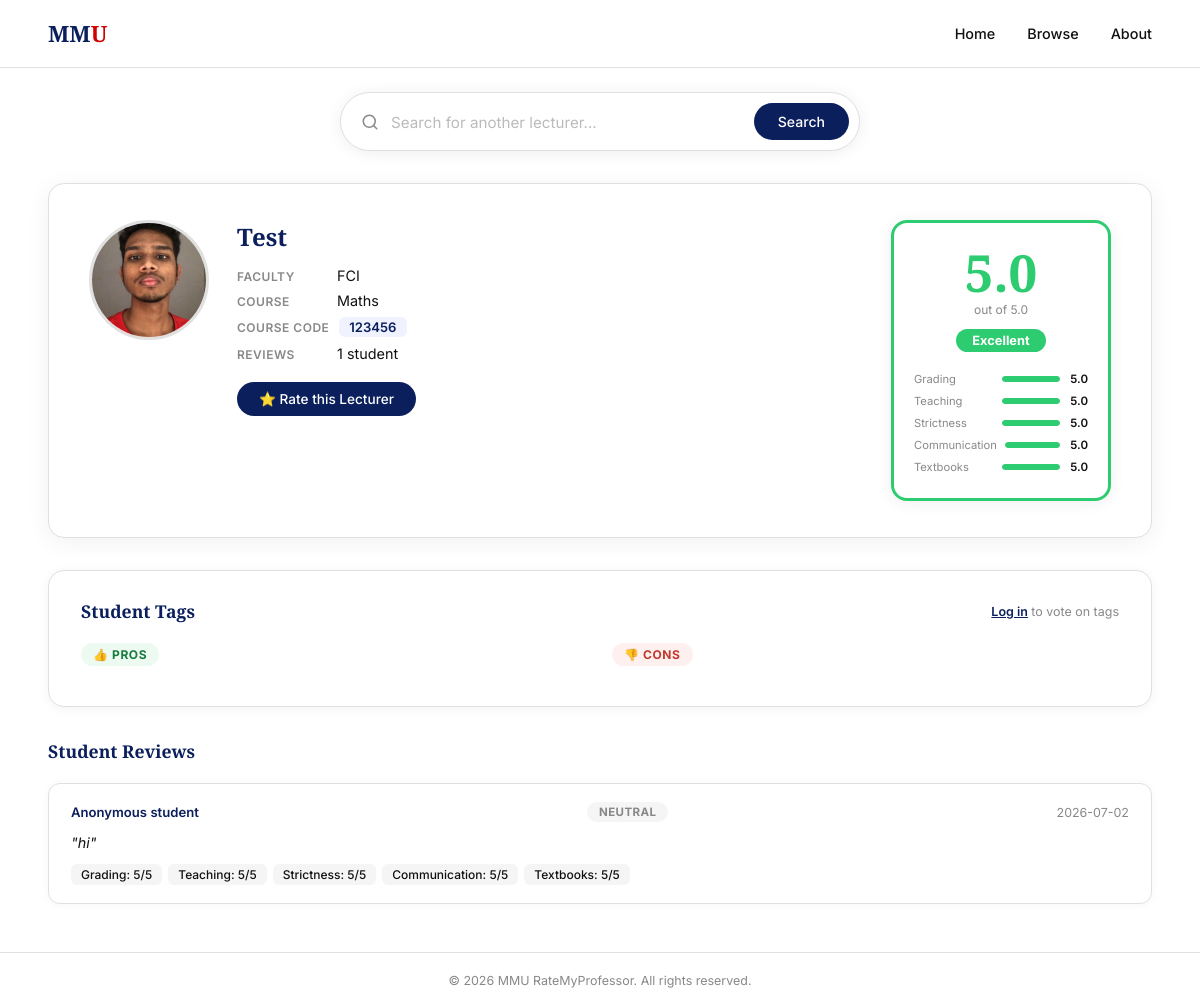
/lecturer/1, run on an earlier commit of the app's database.
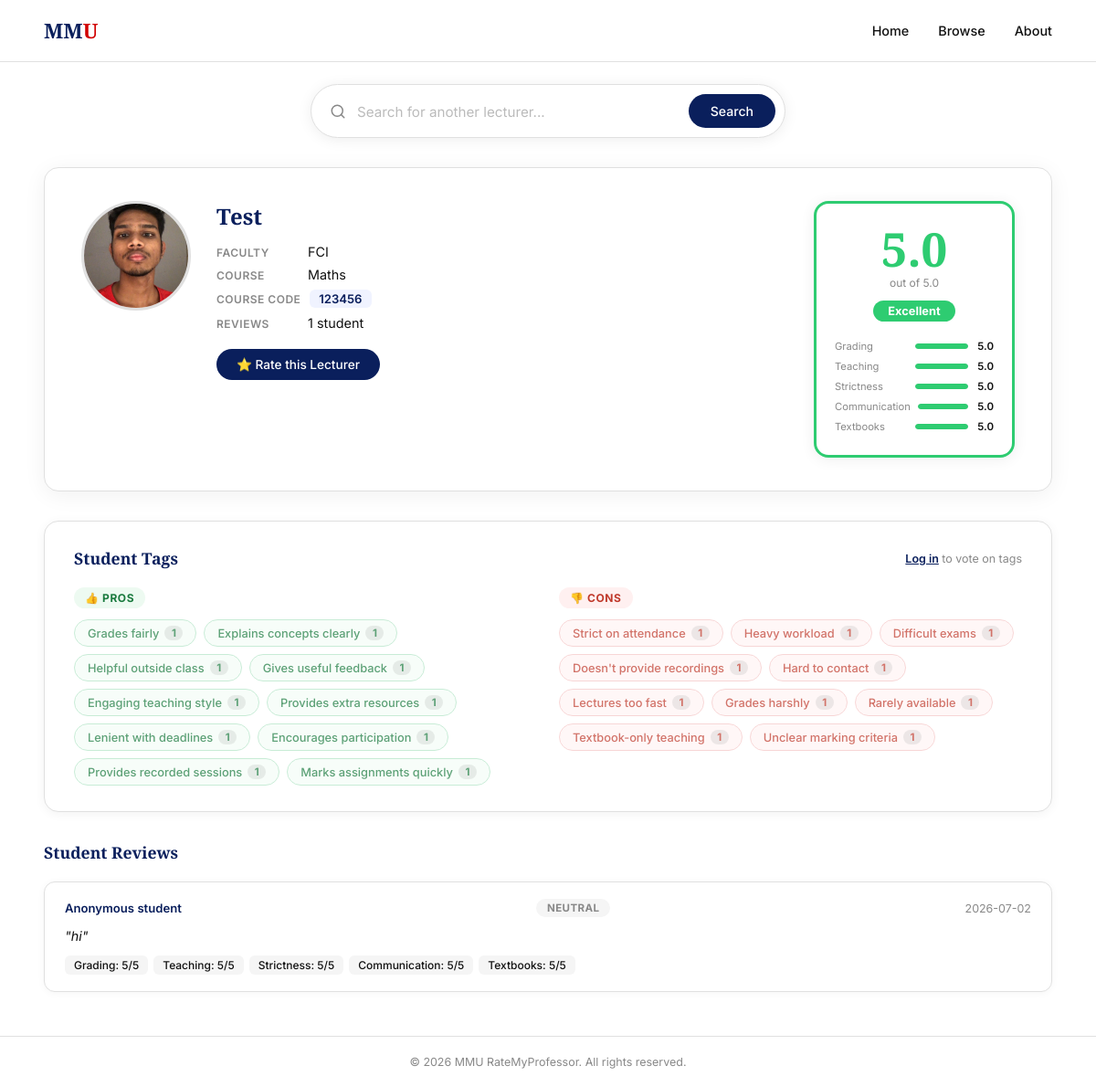
And on a later commit of the database.
### tables this page shows
CREATE TABLE lecturers (
            id         INTEGER PRIMARY KEY AUTOINCREMENT,
            name       TEXT NOT NULL,
            faculty_id INTEGER NOT NULL,
            image      TEXT,
            FOREIGN KEY (faculty_id) REFERENCES faculties(id)
        );

CREATE TABLE ratings (
            id            INTEGER PRIMARY KEY AUTOINCREMENT,
            lecturer_id   INTEGER NOT NULL,
            student_id    TEXT NOT NULL,
            comment       TEXT,
            submitted_at  DATETIME DEFAULT CURRENT_TIMESTAMP,
            FOREIGN KEY (lecturer_id) REFERENCES lecturers(id)
        );

CREATE TABLE tags (
            id    INTEGER PRIMARY KEY AUTOINCREMENT,
            label TEXT NOT NULL UNIQUE,
            type  TEXT NOT NULL CHECK(type IN ('pro', 'con'))
        );

### app.py (the view)
@app.route("/lecturer/<int:lecturer_id>")
def profile_page(lecturer_id):
    lecturer = get_one_lecturer(lecturer_id)
    if lecturer is None:
        return "Lecturer not found", 404
    conn = connect_db()
    reviews = conn.execute("""
        SELECT
            r.id, r.student_id, r.comment, r.submitted_at,
            MAX(CASE WHEN rc.name = 'grading'       THEN rs.score END) AS grading,
            MAX(CASE WHEN rc.name = 'teaching'      THEN rs.score END) AS teaching,
            MAX(CASE WHEN rc.name = 'strictness'    THEN rs.score END) AS strictness,
            MAX(CASE WHEN rc.name = 'communication' THEN rs.score END) AS communication,
            MAX(CASE WHEN rc.name = 'textbooks'     THEN rs.score END) AS textbooks,
            ra.sentiment,
            ra.sentiment_score
        FROM ratings r
        LEFT JOIN rating_scores     rs ON r.id        = rs.rating_id
        LEFT JOIN rating_categories rc ON rs.category_id = rc.id
        LEFT JOIN rating_analysis   ra ON r.id        = ra.rating_id
        WHERE r.lecturer_id = ?
        GROUP BY r.id
        ORDER BY r.submitted_at DESC
    """, (lecturer_id,)).fetchall()
    current_student = session.get("student_id")
    tags = conn.execute("""
        SELECT
            t.id,
            t.label,
            t.type,
            COUNT(tv.id) AS vote_count,
            MAX(CASE WHEN tv.student_id = ? THEN 1 ELSE 0 END) AS voted
        FROM tags t
        LEFT JOIN tag_votes tv ON t.id = tv.tag_id AND tv.lecturer_id = ?
        GROUP BY t.id
        ORDER BY t.type DESC, vote_count DESC
    """, (current_student or "", lecturer_id)).fetchall()
    conn.close()
    pros = [t for t in tags if t["type"] == "pro"]
    cons = [t for t in tags if t["type"] == "con"]
    return render_template("profile.html", lecturer=lecturer, reviews=reviews,
                           pros=pros, cons=cons, is_student=is_student())

### app.py (called while the page is built)
def connect_db():
    conn = sqlite3.connect(DB_FILE)
    conn.row_factory = sqlite3.Row
    return conn

def is_student():
    return "student_id" in session

### templates/profile.html (shortened to what this page needs)
<!DOCTYPE html>
<html lang="en">
<head>
  <link rel="stylesheet" href="/static/styles.css" />
</head>
<body>
  <header class="navbar">
    <div class="nav-logo">
      <a href="/" style="text-decoration:none;"><span class="mm">MM</span><span class="u">U</span></a>
    </div>
    <nav class="nav-links">
      <a href="/">Home</a>
      <a href="#">Browse</a>
      <a href="#">About</a>
    </nav>
  </header>
  <div class="profile-search-row">
    <div class="search-bar profile-search-bar" id="profile-search-bar">
      <svg class="search-icon" xmlns="http://www.w3.org/2000/svg" viewBox="0 0 24 24" fill="none"
        stroke="currentColor" stroke-width="2" stroke-linecap="round" stroke-linejoin="round">
        <circle cx="11" cy="11" r="8" /><line x1="21" y1="21" x2="16.65" y2="16.65" />
      </svg>
      <div class="autocomplete-wrapper">
        <input type="text" id="ps-input" placeholder="Search for another lecturer..." autocomplete="off" />
      </div>
      <button class="search-btn" onclick="psSearch()">Search</button>
    </div>
  </div>
  <main class="profile-main">
    <div class="profile-card">
      <div class="profile-left">
        <div class="profile-photo-wrap">
          {% if lecturer.image %}
            <img src="/static/uploads/{{ lecturer.image }}" alt="{{ lecturer.name }}" class="profile-photo" />
          {% else %}
            <div class="profile-photo-placeholder">👤</div>
          {% endif %}
        </div>
        <div class="profile-info">
          <h1 class="profile-name">{{ lecturer.name }}</h1>
          <div class="profile-meta">
            {% if lecturer.faculty %}
            <div class="meta-row">
              <span class="meta-label">Faculty</span>
              <span class="meta-value">{{ lecturer.faculty }}</span>
            </div>
            {% endif %}
            {% if lecturer.course %}
            <div class="meta-row">
              <span class="meta-label">Course</span>
              <span class="meta-value">{{ lecturer.course }}</span>
            </div>
            {% endif %}
            {% if lecturer.course_code %}
            <div class="meta-row">
              <span class="meta-label">Course Code</span>
              <span class="meta-value code-badge">{{ lecturer.course_code }}</span>
            </div>
            {% endif %}
            <div class="meta-row">
              <span class="meta-label">Reviews</span>
              <span class="meta-value">{{ lecturer.review_count }} student{{ "s" if lecturer.review_count != 1 }}</span>
            </div>
          </div>
          <a href="/rate/{{ lecturer.id }}" class="rate-btn">⭐ Rate this Lecturer</a>
        </div>
      </div>
      <div class="profile-right">
        {% set score = lecturer.overall %}
        {% if score %}
          {% if score >= 4.0 %}
            {% set color = "#2ecc71" %}
            {% set label = "Excellent" %}
          {% elif score >= 3.0 %}
            {% set color = "#27ae60" %}
            {% set label = "Good" %}
          {% elif score >= 2.0 %}
            {% set color = "#f39c12" %}
            {% set label = "Average" %}
          {% else %}
            {% set color = "#e74c3c" %}
            {% set label = "Poor" %}
          {% endif %}
        {% else %}
          {% set color = "#cccccc" %}
          {% set label = "No ratings yet" %}
        {% endif %}
        <div class="rating-box" style="border-color: {{ color }};">
          <div class="rating-score" style="color: {{ color }};">
            {{ score if score else "—" }}
          </div>
          <div class="rating-out-of">out of 5.0</div>
          <div class="rating-label" style="background: {{ color }};">{{ label }}</div>
          <div class="rating-breakdown">
            {% for cat, val in [
              ("Grading",       lecturer.avg_grading),
              ("Teaching",      lecturer.avg_teaching),
              ("Strictness",    lecturer.avg_strictness),
              ("Communication", lecturer.avg_communication),
              ("Textbooks",     lecturer.avg_textbooks)
            ] %}
            <div class="breakdown-row">
              <span class="breakdown-label">{{ cat }}</span>
              <div class="breakdown-bar-wrap">
                <div class="breakdown-bar" style="width: {{ ((val or 0) / 5 * 100)|round }}%; background: {{ color }};"></div>
              </div>
              <span class="breakdown-val">{{ val if val else "—" }}</span>
            </div>
            {% endfor %}
          </div>
        </div>
      </div>
    </div>
    <div class="tags-section">
      <div class="tags-header">
        <h2 class="tags-title">Student Tags</h2>
        {% if not is_student %}
        <p class="tags-login-note">
          <a href="/login">Log in</a> to vote on tags
        </p>
        {% endif %}
      </div>
      <div class="tags-columns">
        <div class="tags-group">
          <div class="tags-group-label tags-group-label--pro">👍 Pros</div>
          <div class="tags-list" id="pros-list">
            {% for tag in pros %}
            <button
              class="tag-chip tag-chip--pro {% if tag.voted %}tag-chip--active{% endif %}"
              data-tag-id="{{ tag.id }}"
              data-lecturer-id="{{ lecturer.id }}"
              onclick="voteTag(this)"
              {% if not is_student %}disabled title="Log in to vote"{% endif %}
            >
              {{ tag.label }}
              <span class="tag-count" id="tag-count-{{ tag.id }}">{{ tag.vote_count }}</span>
            </button>
            {% endfor %}
          </div>
        </div>
        <div class="tags-group">
          <div class="tags-group-label tags-group-label--con">👎 Cons</div>
          <div class="tags-list" id="cons-list">
            {% for tag in cons %}
            <button
              class="tag-chip tag-chip--con {% if tag.voted %}tag-chip--active{% endif %}"
              data-tag-id="{{ tag.id }}"
              data-lecturer-id="{{ lecturer.id }}"
              onclick="voteTag(this)"
              {% if not is_student %}disabled title="Log in to vote"{% endif %}
            >
              {{ tag.label }}
              <span class="tag-count" id="tag-count-{{ tag.id }}">{{ tag.vote_count }}</span>
            </button>
            {% endfor %}
          </div>
        </div>
      </div>
    </div>
    {% if reviews %}
    <div class="reviews-section">
      <h2 class="reviews-title">Student Reviews</h2>
      {% for r in reviews %}
      <div class="review-card">
        <div class="review-header">
          <span class="review-id">Anonymous student</span>
          {% if r.sentiment %}
          <span class="sentiment-badge sentiment-{{ r.sentiment|lower }}">{{ r.sentiment }}</span>
          {% endif %}
          <span class="review-date">{{ r.submitted_at[:10] }}</span>
        </div>
        {% if r.comment %}
        <p class="review-comment">"{{ r.comment }}"</p>
        {% endif %}
        <div class="review-scores">
          {% for label, val in [("Grading", r.grading), ("Teaching", r.teaching),
            ("Strictness", r.strictness), ("Communication", r.communication), ("Textbooks", r.textbooks)] %}
          <span class="score-chip">{{ label }}: {{ val }}/5</span>
          {% endfor %}
        </div>
      </div>
      {% endfor %}
    </div>
    {% endif %}
  </main>
  <footer class="footer">
    <p>&copy; 2026 MMU RateMyProfessor. All rights reserved.</p>
  </footer>
</body>
</html>

What changed in the data, as far as the page shows it:
added tags: label "Grades fairly", vote_count "1", shown under "Student Tags"
added tags: label "Explains concepts clearly", vote_count "1", shown under "Student Tags"
added tags: label "Helpful outside class", vote_count "1", shown under "Student Tags"
added tags: label "Gives useful feedback", vote_count "1", shown under "Student Tags"
added tags: label "Engaging teaching style", vote_count "1", shown under "Student Tags"
added tags: label "Provides extra resources", vote_count "1", shown under "Student Tags"
added tags: label "Lenient with deadlines", vote_count "1", shown under "Student Tags"
added tags: label "Encourages participation", vote_count "1", shown under "Student Tags"
added tags: label "Provides recorded sessions", vote_count "1", shown under "Student Tags"
added tags: label "Marks assignments quickly", vote_count "1", shown under "Student Tags"
added tags: label "Strict on attendance", vote_count "1"
added tags: label "Heavy workload", vote_count "1"
added tags: label "Difficult exams", vote_count "1"
added tags: label "Doesn't provide recordings", vote_count "1"
added tags: label "Hard to contact", vote_count "1"
added tags: label "Lectures too fast", vote_count "1"
added tags: label "Grades harshly", vote_count "1"
added tags: label "Rarely available", vote_count "1"
added tags: label "Textbook-only teaching", vote_count "1"
added tags: label "Unclear marking criteria", vote_count "1"
